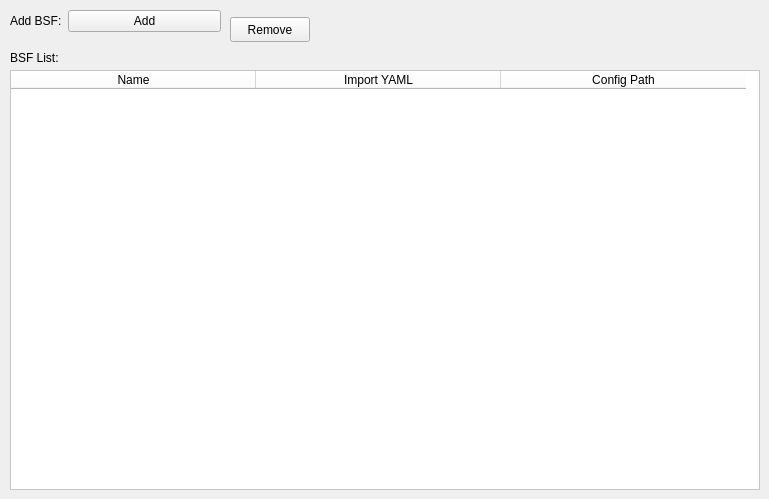
    <widget class="QWidget" name="BSF_2">
     <attribute name="title">
      <string>BSF</string>
     </attribute>
     <widget class="QWidget" name="formLayoutWidget_22">
      <property name="geometry">
       <rect>
        <x>10</x>
        <y>10</y>
        <width>211</width>
        <height>31</height>
       </rect>
      </property>
      <layout class="QFormLayout" name="formLayout_22">
       <item row="0" column="0">
        <widget class="QLabel" name="label_53">
         <property name="text">
          <string>Add BSF:</string>
         </property>
        </widget>
       </item>
       <item row="0" column="1">
        <widget class="QPushButton" name="Component5G_AddBSFButton">
         <property name="text">
          <string>Add</string>
         </property>
        </widget>
       </item>
      </layout>
     </widget>
     <widget class="QPushButton" name="Component5G_RemoveBSFButton">
      <property name="geometry">
       <rect>
        <x>230</x>
        <y>17</y>
        <width>80</width>
        <height>25</height>
       </rect>
      </property>
      <property name="text">
       <string>Remove</string>
      </property>
     </widget>
     <widget class="QLabel" name="label_54">
      <property name="geometry">
       <rect>
        <x>10</x>
        <y>50</y>
        <width>101</width>
        <height>16</height>
       </rect>
      </property>
      <property name="text">
       <string>BSF List:</string>
      </property>
     </widget>
     <widget class="QTableWidget" name="Component5G_BSFtable">
      <property name="geometry">
       <rect>
        <x>10</x>
        <y>70</y>
        <width>750</width>
        <height>420</height>
       </rect>
      </property>
      <property name="styleSheet">
       <string notr="true">background-color: rgb(255, 255, 255);</string>
      </property>
      <attribute name="horizontalHeaderDefaultSectionSize">
       <number>245</number>
      </attribute>
      <attribute name="verticalHeaderHighlightSections">
       <bool>true</bool>
      </attribute>
      <column>
       <property name="text">
        <string>Name</string>
       </property>
      </column>
      <column>
       <property name="text">
        <string>Import YAML</string>
       </property>
      </column>
      <column>
       <property name="text">
        <string>Config Path</string>
       </property>
      </column>
     </widget>
    </widget>
